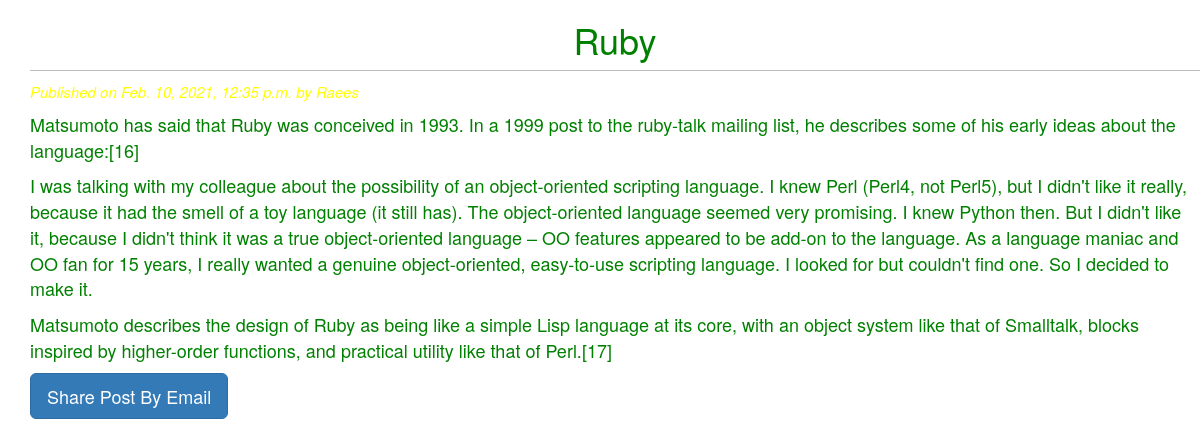
Screenshot of /2021/02/10/ruby/ with the database file from the repository.
### blog/models.py (models this page shows, shortened)
class Post(models.Model):
    STATUS_CHOICES=(('draft','Draft'),('published','Published'))
    title=models.CharField(max_length=264)
    slug=models.SlugField(max_length=264,unique_for_date='publish')
    author=models.ForeignKey(User,related_name='blog_posts')
    body=models.TextField()
    publish=models.DateTimeField(default=timezone.now)
    created=models.DateTimeField(auto_now_add=True)#datetime of create() action
    updated=models.DateTimeField(auto_now=True)#datetme of save() action
    status=models.CharField(max_length=10,choices=STATUS_CHOICES,default='draft')
    objects=CustomManager()
    class Meta:
        ordering=('-publish',)

### blog/views.py (the view)
# urls.py: url(r'^(?P<year>\d{4})/(?P<month>\d{2})/(?P<day>\d{2})/(?P<post>[-\w]+)/$', views.post_detail_view,name='post_detail'),
def post_detail_view(request,year,month,day,post):
     post=get_object_or_404(Post,slug=post,
     status='published',
     publish__year=year,
     publish__month=month,
     publish__day=day)
     return render(request,'blog/post_detail.html',{'post':post})

### blog/models.py (called while the page is built)
 def get_queryset(self):
     return super().get_queryset().filter(status='published')

### templates/blog/post_detail.html (shortened to what this page needs)
<!DOCTYPE html>
 {%extends 'blog/base.html'%}
 {%block content%}
 <h1>{{post.title}}</h1>
 <p id='date'>Published on {{post.publish}} by {{post.author|title}}</p>
 {{post.body|linebreaks}}
 <a href="/{{post.id}}/share" class='btn btn-lg btn-primary'>Share Post By Email</a>
 {%endblock%}

### static/css/blog.css (style rules this page uses)
#bg { background-size: 1800px 900px; background-repeat: no-repeat; background-position: top; background-attachment: fixed; }
h1 { text-align: center; border-bottom: 1px solid #bbb; padding: 0 0 10px 0; }
#date { color:yellow; font-size:15px; font-style: italic; }

### rows the page displays
Post: title "Ruby", publish "Feb. 10, 2021, 12:35 p.m.", author "Raees", body "Matsumoto has said that Ruby was conceived in 1993. In a 1999 post to the ruby-talk mailing list, he describes some of his early ideas about the language:[16] I was talking with my colleague about the possibility of an object-oriented scripting language. I knew Perl (Perl4, not Perl5), but I didn't like it really, because it had the smell of a toy language (it still has). The object-oriented language seemed very promising. I knew Python then. But I didn't like it, because I didn't think it was a true object-oriented language – OO features appeared to be add-on to the language. As a language maniac and OO fan for 15 years, I really wanted a genuine object-oriented, easy-to-use scripting…"
